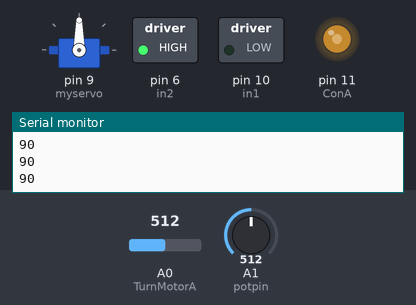
Bench run of a sketch on a simulated Arduino Uno, built with avr-gcc and run on an emulated ATmega328P. Shown: servo, switched loads named in the sketch (green lamp = pin HIGH), output pins drawn as LEDs (lit = HIGH), the last lines printed to the serial monitor. The test bench sets the inputs (shaded band); at power-on: A1 (potpin) = 512, A0 (TurnMotorA) = 512.

Above: at 1.2 s.
1.3 s: A1 (potpin) set to 716
At 2.2 s:
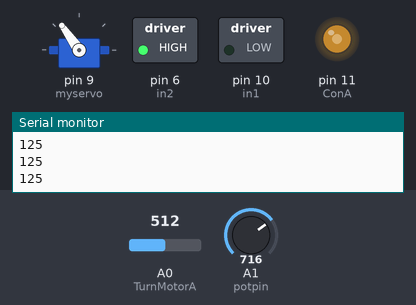
2.8 s: A0 (TurnMotorA) set to 716
At 3.3 s:
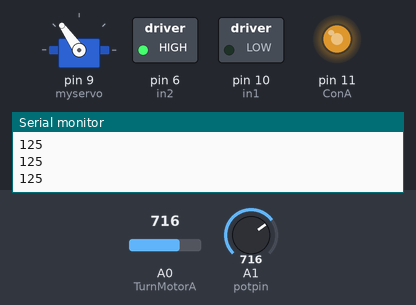
4.3 s: A1 (potpin) set to 900
At 5.5 s:
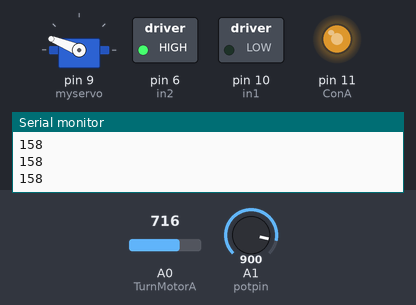
5.8 s: A0 (TurnMotorA) set to 900
At 6.8 s:
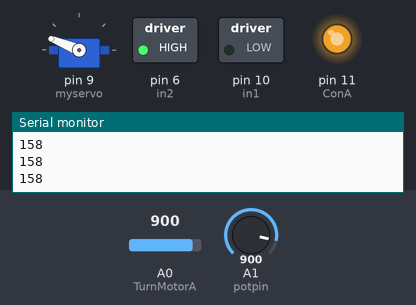
7.3 s: A1 (potpin) set to 1023
At 8.0 s:
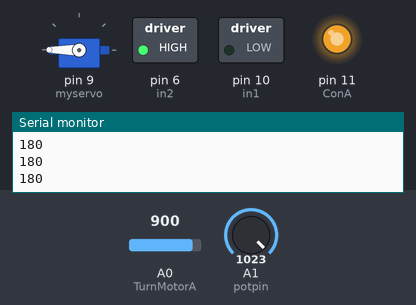
8.8 s: A0 (TurnMotorA) set to 511
At 9.1 s:
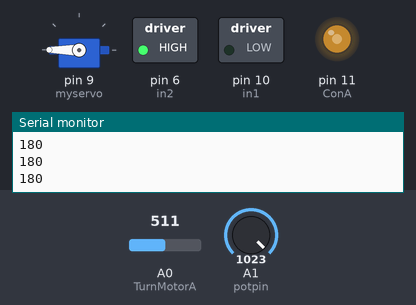
Timing chart, 0 to 11.3 s (numbered marks = the images above; inputs shaded):
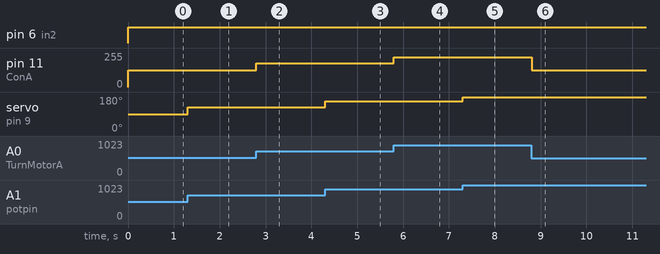

The sketch:

DC_motor_POT_Servo.ino
```cpp
/*
 Controlling a servo position using a potentiometer (variable resistor)
 by Michal Rinott <http://people.interaction-ivrea.it/m.rinott>

 modified on 8 Nov 2013
 by Scott Fitzgerald
 http://www.arduino.cc/en/Tutorial/Knob
*/
//This code is to control the speed of a DC motor by a potentiometer using l298n driver
//We read the value from the analog input, calibrate it then inject to the module
//Refer to Surtrtech youtube channel for more information
int in1 = 10; //Declaring where our module is wired
int in2 = 6;
int ConA = 11;// Don't forget this is a PWM DI/DO
int speed1;


#include <Servo.h>

Servo myservo;  // create servo object to control a servo

int potpin = 1;  // analog pin used to connect the potentiometer
int val;         // variable to read the value from the analog pin


void setup() {
  Serial.begin(9600);

  pinMode(6, OUTPUT);
  pinMode(10, OUTPUT);
  pinMode(11, OUTPUT);

  myservo.attach(9);  // attaches the servo on pin 9 to the servo object
}

void TurnMotorA(){ //We create a function which control the direction and speed
  digitalWrite(in1, LOW); //Switch between this HIGH and LOW to change direction
  digitalWrite(in2, HIGH);
  speed1 = analogRead(A0);
  speed1 = speed1*0.2492668622; //We read thea analog value from the potentiometer calibrate it
  analogWrite(ConA,speed1);// Then inject it to our motor
}

void servo()
{
  val = analogRead(potpin);         // reads the value of the potentiometer (value between 0 and 1023)
  val = map(val, 0, 1023, 0, 180);  // scale it to use it with the servo (value between 0 and 180)
  myservo.write(val);               // sets the servo position according to the scaled value
  delay(1);

  Serial.println(val);
  delay(1);  // waits for the servo to get there
}

void loop() {
TurnMotorA(); //one function that keeps looping you can add another one with different direction or stop
servo();
}
```

Measured:
- after the input at 1.3 s, servo on pin 9 (myservo): 90° → 125° at once
- after the input at 2.8 s, pin 11 (ConA): 127/255 → 178/255 at once
- after the input at 4.3 s, servo on pin 9 (myservo): 125° → 158° at once
- after the input at 5.8 s, pin 11 (ConA): 178/255 → 224/255 at once
- after the input at 7.3 s, servo on pin 9 (myservo): 158° → 180° at once
- after the input at 8.8 s, pin 11 (ConA): 224/255 → 127/255 at once
